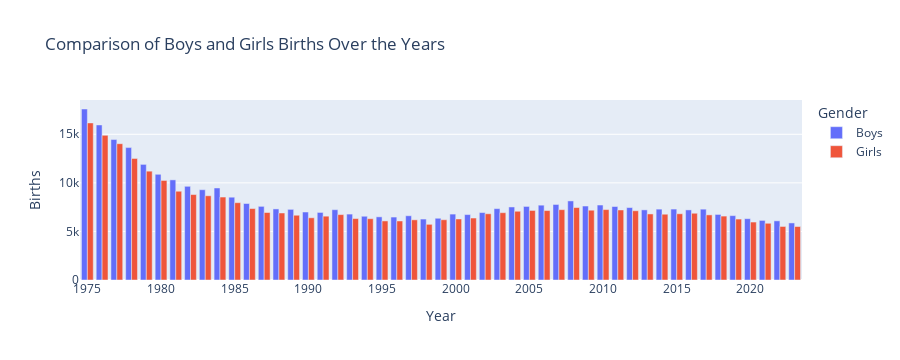

Source (notebook cell):
### Code cell
# Plotly Interactive Bar Chart
fig = px.bar(b_melted, x="Year", y="Births", color="Gender", barmode="group",
             title="Comparison of Boys and Girls Births Over the Years")
fig.show()

### Figure 1 — Plotly figure (JSON) as saved in the notebook; plotly's stock layout.template omitted (floating-point values rounded to 4 significant figures)
{"data": [{"alignmentgroup": "True", "hovertemplate": "Gender=Boys<br>Year=%{x}<br>Births=%{y}<extra></extra>", "legendgroup": "Boys", "marker": {"color": "#636efa", "pattern": {"shape": ""}}, "name": "Boys", "offsetgroup": "Boys", "orientation": "v", "showlegend": true, "textposition": "auto", "type": "bar", "x": [2023, 2022, 2021, 2020, 2019, 2018, 2017, 2016, 2015, 2014, 2013, 2012, 2011, 2010, 2009, 2008, 2007, 2006, 2005, 2004, 2003, 2002, 2001, 2000, 1999, 1998, 1997, 1996, 1995, 1994, 1993, 1992, 1991, 1990, 1989, 1988, 1987, 1986, 1985, 1984, 1983, 1982, 1981, 1980, 1979, 1978, 1977, 1976, 1975], "xaxis": "x", "y": [5874, 6090, 6135, 6312, 6626, 6749, 7292, 7216, 7302, 7294, 7219, 7456, 7566, 7718, 7615, 8141, 7776, 7703, 7573, 7519, 7347, 6941, 6734, 6785, 6356, 6273, 6614, 6479, 6503, 6563, 6785, 7238, 6956, 6998, 7272, 7316, 7582, 7875, 8524, 9474, 9294, 9646, 10306, 10882, 11901, 13632, 14459, 15962, 17603], "yaxis": "y"}, {"alignmentgroup": "True", "hovertemplate": "Gender=Girls<br>Year=%{x}<br>Births=%{y}<extra></extra>", "legendgroup": "Girls", "marker": {"color": "#EF553B", "pattern": {"shape": ""}}, "name": "Girls", "offsetgroup": "Girls", "orientation": "v", "showlegend": true, "textposition": "auto", "type": "bar", "x": [2023, 2022, 2021, 2020, 2019, 2018, 2017, 2016, 2015, 2014, 2013, 2012, 2011, 2010, 2009, 2008, 2007, 2006, 2005, 2004, 2003, 2002, 2001, 2000, 1999, 1998, 1997, 1996, 1995, 1994, 1993, 1992, 1991, 1990, 1989, 1988, 1987, 1986, 1985, 1984, 1983, 1982, 1981, 1980, 1979, 1978, 1977, 1976, 1975], "xaxis": "x", "y": [5504, 5511, 5840, 5967, 6273, 6579, 6703, 6871, 6818, 6771, 6799, 7128, 7209, 7249, 7184, 7457, 7240, 7147, 7160, 7077, 6929, 6818, 6379, 6283, 6203, 5731, 6194, 6077, 6081, 6310, 6324, 6732, 6570, 6404, 6667, 6898, 6948, 7354, 7958, 8540, 8671, 8796, 9137, 10247, 11203, 12510, 14031, 14891, 16170], "yaxis": "y"}], "layout": {"autosize": true, "barmode": "group", "height": 360, "legend": {"title": {"text": "Gender"}, "tracegroupgap": 0}, "title": {"text": "Comparison of Boys and Girls Births Over the Years"}, "xaxis": {"anchor": "y", "autorange": true, "domain": [0, 1], "range": [1974.0, 2024.0], "title": {"text": "Year"}, "type": "linear"}, "yaxis": {"anchor": "x", "autorange": true, "domain": [0, 1], "range": [0, 18530.0], "title": {"text": "Births"}, "type": "linear"}}}
